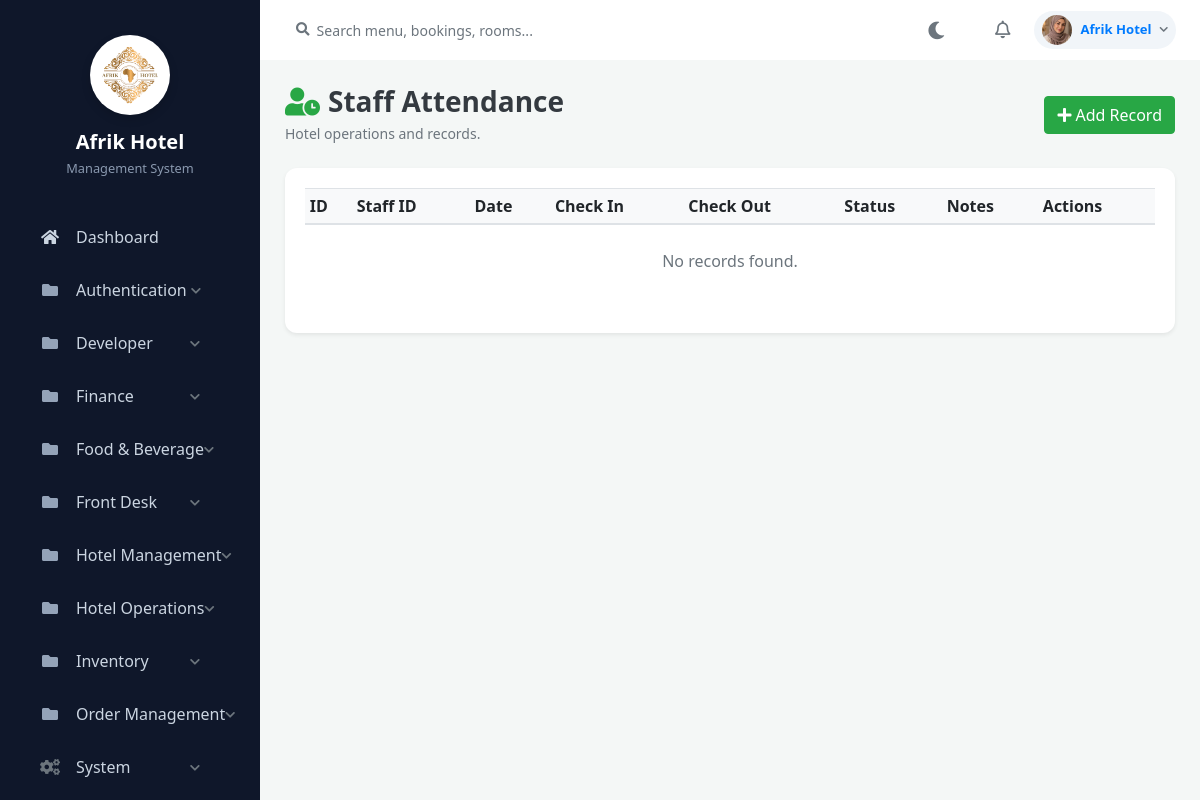
Screenshot of /admin/operations/attendance.php (signed in) with the database file from the repository.
### tables this page shows
CREATE TABLE `settings` (
  `id` int(11) NOT NULL,
  `hotel_name` varchar(255) NOT NULL,
  `hotel_email` varchar(255) NOT NULL,
  `hotel_phone` varchar(50) NOT NULL,
  `hotel_address` text NOT NULL,
  `updated_at` timestamp NOT NULL DEFAULT current_timestamp() ON UPDATE current_timestamp(),
  `hotel_logo` varchar(255) DEFAULT NULL
);

CREATE TABLE `system_pages` (
  `id` int(11) NOT NULL,
  `page_name` varchar(100) NOT NULL,
  `url` varchar(255) NOT NULL,
  `category` varchar(100) NOT NULL,
  `icon_class` varchar(100) NOT NULL,
  `page_type` varchar(50) DEFAULT 'Sidebar',
  `created_at` timestamp NOT NULL DEFAULT current_timestamp()
);

### admin/operations/attendance.php (called while the page is built, shortened)
<?php
require __DIR__ . '/module.php';

### includes/auth_check.php (called while the page is built, shortened)
<?php
$scriptDir = dirname($_SERVER['SCRIPT_FILENAME']);
$basePath = '';
while (!file_exists($scriptDir . '/config/database.php') && strlen($scriptDir) > 3) {
    $basePath .= '../';
    $scriptDir = dirname($scriptDir);
}
?>

### admin/operations/module.php (the view, shortened to what this page needs)
<?php
require_once '../../includes/auth_check.php';
require_once '../../config/database.php';
$module = $_GET['module'] ?? 'staff';
$c=$config[$module]; requirePermission($c['url']);
$table=$c['table']; $msg=''; $err='';
$rows=$conn->query("SELECT * FROM `$table` ORDER BY id DESC LIMIT 200");
include '../../includes/header.php'; include '../../includes/sidebar.php'; include '../../includes/navbar.php';
?>
<div class="container-fluid p-0">
 <div class="d-flex justify-content-between align-items-center mb-4"><div><h1 class="h3 font-weight-bold text-dark mb-1"><i class="<?php echo $c['icon']; ?> text-success mr-2"></i><?php echo htmlspecialchars($c['title']); ?></h1><p class="text-muted small mb-0">Hotel operations and records.</p></div><button class="btn btn-success" data-toggle="modal" data-target="#recordModal"><i class="fas fa-plus mr-1"></i>Add Record</button></div>
 <div class="card border-0 shadow-sm"><div class="card-body"><div class="table-responsive"><table class="table table-hover table-sm"><thead class="bg-light"><tr><th>ID</th><?php foreach($c['fields'] as $n=>$f):?><th><?php echo htmlspecialchars($f['label']);?></th><?php endforeach;?><th>Actions</th></tr></thead><tbody>
 <?php if($rows && $rows->num_rows): while($row=$rows->fetch_assoc()):?><tr><td>#<?php echo $row['id'];?></td><?php foreach($c['fields'] as $n=>$f):?><td><?php echo htmlspecialchars((string)($row[$n]??''));?></td><?php endforeach;?><td class="text-nowrap"><a class="btn btn-sm btn-outline-primary" href="?module=<?php echo urlencode($module);?>&edit=<?php echo $row['id'];?>"><i class="fas fa-edit"></i></a> <form method="post" class="d-inline" onsubmit="return confirm('Delete this record?')"><input type="hidden" name="action" value="delete"><input type="hidden" name="id" value="<?php echo $row['id'];?>"><button class="btn btn-sm btn-outline-danger"><i class="fas fa-trash"></i></button></form></td></tr><?php endwhile; else:?><tr><td colspan="<?php echo count($c['fields'])+2;?>" class="text-center text-muted py-4">No records found.</td></tr><?php endif;?></tbody></table></div></div></div>
</div>
<?php include '../../includes/footer.php'; ?>

### includes/sidebar.php (shortened to what this page needs)
<nav id="sidebar">
    <?php
    $sidebar_settings = [];
    if (isset($conn)) {
        $set_query = $conn->query("SELECT hotel_name, hotel_logo FROM settings WHERE id = 1");
        if ($set_query && $set_query->num_rows > 0) {
            $sidebar_settings = $set_query->fetch_assoc();
        }
    }
    $hotel_title = !empty($sidebar_settings['hotel_name']) ? htmlspecialchars($sidebar_settings['hotel_name']) : 'Afrik Hotel';
    $hotel_logo = !empty($sidebar_settings['hotel_logo']) ? htmlspecialchars($sidebar_settings['hotel_logo']) : '';
    ?>
    <div class="sidebar-header" style="flex-direction: column; text-align: center; padding-top: 35px; padding-bottom: 25px;">
        <?php if ($hotel_logo): ?>
            <img src="<?php echo $basePath; ?>assets/images/<?php echo $hotel_logo; ?>" alt="Logo" style="width: 80px; height: 80px; object-fit: cover; margin-bottom: 15px; margin-right: 0; background: #fff; border-radius: 50%; padding: 4px; box-shadow: 0 4px 10px rgba(0,0,0,0.15);">
        <?php endif; ?>
        <div>
            <div style="font-size: 1.25rem; line-height: 1.2; font-weight: 700; color: #fff;"><?php echo $hotel_title; ?></div>
            <div style="font-size: 0.8rem; font-weight: normal; color: #8a99af; margin-top: 5px;">Management System</div>
        </div>
    </div>
    <?php
    $current_page = basename($_SERVER['PHP_SELF']);
    $menu_structure = [];
    if (isset($conn)) {
        $pages_query = $conn->query("SELECT * FROM system_pages ORDER BY category ASC, id ASC");
        while($row = $pages_query->fetch_assoc()) {
            if (hasPermission($row['url'])) {
                if ($row['category'] === 'Finance' && (stripos($row['page_name'], 'report') !== false || stripos($row['url'], 'report') !== false)) {
                    $menu_structure['Reports'][] = $row;
                } else {
                    $menu_structure[$row['category']][] = $row;
                }
            }
        }
        $ordered_menu = [];
        if (isset($menu_structure['Main'])) {
            $ordered_menu['Main'] = $menu_structure['Main'];
            unset($menu_structure['Main']);
        }
        $system_pages = isset($menu_structure['System']) ? $menu_structure['System'] : null;
        unset($menu_structure['System']);
        $reports_pages = isset($menu_structure['Reports']) ? $menu_structure['Reports'] : null;
        unset($menu_structure['Reports']);
        foreach ($menu_structure as $cat => $pages) {
            $ordered_menu[$cat] = $pages;
        }
        if ($system_pages) {
            $ordered_menu['System'] = $system_pages;
        }
        if ($reports_pages) {
            $ordered_menu['Reports'] = $reports_pages;
        }
        $menu_structure = $ordered_menu;
    }
    ?>
    <ul class="list-unstyled components">
        <?php foreach($menu_structure as $category => $cat_pages): ?>
            <?php if ($category === 'Main'): ?>
                <?php foreach($cat_pages as $page): ?>
                    <li class="<?php echo ($current_page == basename($page['url'])) ? 'active' : ''; ?>">
                        <a href="<?php echo $basePath . $page['url']; ?>" class="d-flex align-items-center">
                            <i class="<?php echo htmlspecialchars($page['icon_class']); ?> mr-3" style="width: 20px; text-align: center;"></i>
                            <span style="white-space: nowrap;"><?php echo htmlspecialchars($page['page_name']); ?></span>
                        </a>
                    </li>
                <?php endforeach; ?>
            <?php else: ?>
                <?php $cat_id = md5($category); ?>
                <li>
                    <a href="#cat-<?php echo $cat_id; ?>" data-toggle="collapse" aria-expanded="false" class="d-flex justify-content-between align-items-center">
                        <div class="d-flex align-items-center">
                            <?php if ($category === 'Reports'): ?>
                                <i class="fas fa-chart-bar text-muted mr-3" style="width: 20px; text-align: center;"></i>
                            <?php elseif ($category === 'System'): ?>
                                <i class="fas fa-cogs text-muted mr-3" style="width: 20px; text-align: center;"></i>
                            <?php else: ?>
                                <i class="fas fa-folder text-muted mr-3" style="width: 20px; text-align: center;"></i>
                            <?php endif; ?>
                            <span style="white-space: nowrap;"><?php echo htmlspecialchars($category); ?></span>
                        </div>
                        <i class="fas fa-chevron-down text-muted" style="font-size: 0.7rem;"></i>
                    </a>
                </li>
            <?php endif; ?>
        <?php endforeach; ?>
    </ul>
</nav>

### includes/navbar.php (shortened to what this page needs)
<?php
if (isset($conn)) {
    $notif_query = $conn->query("SELECT COUNT(*) as cnt FROM bookings WHERE status = 'Pending'");
}
$nav_username = htmlspecialchars($_SESSION['admin_username'] ?? 'Admin');
$nav_avatar = 'https://ui-avatars.com/api/?name=' . urlencode($nav_username) . '&background=10b981&color=fff';
if (isset($_SESSION['admin_id']) && isset($conn)) {
    $admin_id = intval($_SESSION['admin_id']);
    $pic_query = $conn->query("SELECT profile_picture FROM admin WHERE id = $admin_id");
    if ($pic_query && $pic_query->num_rows > 0) {
        $pic_data = $pic_query->fetch_assoc();
        if (!empty($pic_data['profile_picture'])) {
            $base = isset($basePath) ? $basePath : '../';
            $nav_avatar = $base . 'assets/images/' . htmlspecialchars($pic_data['profile_picture']);
        }
    }
}
?>
<div id="content">
    <div class="top-navbar px-4 py-2 d-flex align-items-center justify-content-between" style="background: var(--card-bg, #ffffff); border-bottom: 1px solid var(--border-color); position: sticky; top: 0; z-index: 999; transition: background 0.3s ease;">
        <div class="d-flex align-items-center flex-grow-1">
            <div class="input-group" style="max-width: 350px;">
                <div class="input-group-prepend">
                    <span class="input-group-text bg-transparent border-0 pr-1">
                        <i class="fas fa-search text-muted" style="font-size: 0.85rem;"></i>
                    </span>
                </div>
                <input type="text" class="form-control bg-transparent border-0 shadow-none px-1" placeholder="Search menu, bookings, rooms..." style="color: var(--text-main); font-size: 0.88rem;">
            </div>
        </div>
        <div class="d-flex align-items-center">
            <button type="button" id="darkModeToggle" class="btn btn-link text-muted p-2 mr-2" style="font-size: 1.1rem; text-decoration: none;">
                <i class="fas fa-moon" id="themeIcon"></i>
            </button>
            <div class="dropdown mx-2">
                <a href="#" class="text-muted position-relative d-inline-flex align-items-center p-2" id="notificationDropdown" data-toggle="dropdown" aria-haspopup="true" aria-expanded="false" style="font-size: 1.1rem;">
                    <i class="far fa-bell"></i>
                </a>
            </div>
            <div class="dropdown ml-2">
                <a href="#" class="d-flex align-items-center text-decoration-none py-1 px-2 rounded-pill" id="profileDropdown" data-toggle="dropdown" aria-haspopup="true" aria-expanded="false" style="background: var(--body-bg, #f1f5f9); border: 1px solid var(--border-color);">
                    <img src="<?php echo $nav_avatar; ?>" class="rounded-circle mr-2" style="width: 30px; height: 30px; object-fit: cover;" alt="User">
                    <span class="font-weight-bold mr-2 d-none d-sm-inline" style="font-size: 0.82rem; color: var(--text-main);"><?php echo $nav_username; ?></span>
                    <i class="fas fa-chevron-down text-muted" style="font-size: 0.6rem;"></i>
                </a>
            </div>
        </div>
    </div>
    <div class="content-wrapper">

### assets/css/style.css (style rules this page uses)
body { background-color: #f4f7f6; font-family: 'Segoe UI', Tahoma, Geneva, Verdana, sans-serif; color: #333; margin: 0; padding: 0; height: 100vh; overflow: hidden !important; }
#sidebar { width: 260px; min-width: 260px; background: #1c2434; height: 100vh; color: #8a99af; transition: all 0.3s; display: flex; flex-direction: column; overflow-y: auto; flex-shrink: 0; }
#sidebar .sidebar-header { padding: 25px 20px; font-size: 1.25rem; font-weight: 600; color: #fff; display: flex; align-items: center; }
#sidebar ul.components { padding: 10px 15px; flex-grow: 1; }
#sidebar ul li { margin-bottom: 5px; }
#sidebar ul li a { padding: 12px 20px; font-size: 1rem; display: block; color: #8a99af; text-decoration: none; border-radius: 8px; transition: all 0.2s ease-in-out; }
#sidebar ul li a i { margin-right: 15px; width: 20px; text-align: center; }
#content { flex-grow: 1; width: calc(100% - 260px); height: 100vh; transition: all 0.3s; overflow-y: auto; overflow-x: hidden; display: flex; flex-direction: column; }
.content-wrapper { padding: 25px; }
.top-navbar { background: #fff; padding: 15px 25px; border-bottom: 1px solid #e2e8f0; display: flex; justify-content: space-between; align-items: center; flex-shrink: 0; }
.card { border: none; border-radius: 12px; box-shadow: 0 2px 10px rgba(0, 0, 0, 0.04); margin-bottom: 20px; }

### includes/header.php (style rules this page uses)
body { margin: 0; padding: 0; overflow: hidden !important; height: 100vh; }
#sidebar { min-width: 260px; max-width: 260px; height: 100vh; overflow-y: auto; flex-shrink: 0; scrollbar-width: thin; background-color: #0f172a; }
#sidebar ul { padding-left: 0; list-style: none; }
#sidebar a { padding: 12px 25px !important; color: #cbd5e1 !important; text-decoration: none !important; transition: all 0.2s ease; font-size: 0.95rem; display: flex; align-items: center; }
#sidebar .fas.fa-folder { color: #94a3b8 !important; }
#content { flex-grow: 1; height: 100vh; overflow-y: auto; overflow-x: hidden; transition: all 0.3s; }

### rows the page displays
settings: hotel_logo (picture), hotel_name "Afrik Hotel"
system_pages: page_name "Dashboard"
system_pages: page_name "Staff Attendance"

### other values shown
$category "Authentication"
$category "Developer"
$category "Finance"
$category "Food & Beverage"
$category "Front Desk"
$category "Hotel Management"
$category "Hotel Operations"
$category "Inventory"
$category "Order Management"
$category "System"
$nav_username "Afrik Hotel"
$f['label'] "Staff ID"
$f['label'] "Date"
$f['label'] "Check In"
$f['label'] "Check Out"
